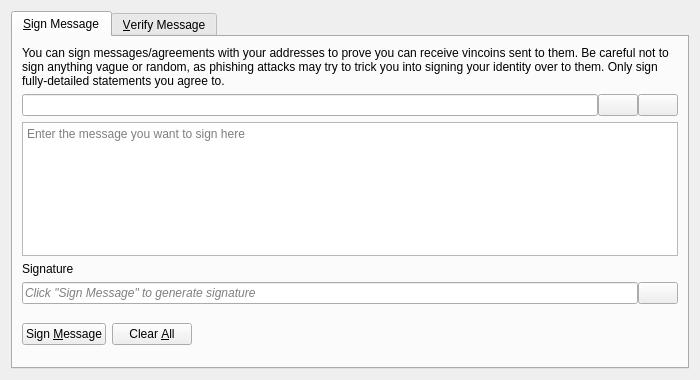
<?xml version="1.0" encoding="UTF-8"?>
<ui version="4.0">
 <class>SignVerifyMessageDialog</class>
 <widget class="QDialog" name="SignVerifyMessageDialog">
  <property name="geometry">
   <rect>
    <x>0</x>
    <y>0</y>
    <width>700</width>
    <height>380</height>
   </rect>
  </property>
  <property name="windowTitle">
   <string>Signatures - Sign / Verify a Message</string>
  </property>
  <property name="modal">
   <bool>true</bool>
  </property>
  <layout class="QVBoxLayout" name="verticalLayout">
   <item>
    <widget class="QTabWidget" name="tabWidget">
     <property name="currentIndex">
      <number>0</number>
     </property>
     <widget class="QWidget" name="tabSignMessage">
      <attribute name="title">
       <string>&amp;Sign Message</string>
      </attribute>
      <layout class="QVBoxLayout" name="verticalLayout_SM">
       <item>
        <widget class="QLabel" name="infoLabel_SM">
         <property name="text">
          <string>You can sign messages/agreements with your addresses to prove you can receive vincoins sent to them. Be careful not to sign anything vague or random, as phishing attacks may try to trick you into signing your identity over to them. Only sign fully-detailed statements you agree to.</string>
         </property>
         <property name="textFormat">
          <enum>Qt::PlainText</enum>
         </property>
         <property name="wordWrap">
          <bool>true</bool>
         </property>
        </widget>
       </item>
       <item>
        <layout class="QHBoxLayout" name="horizontalLayout_1_SM">
         <property name="spacing">
          <number>0</number>
         </property>
         <item>
          <widget class="QValidatedLineEdit" name="addressIn_SM">
           <property name="toolTip">
            <string>The Vincoin address to sign the message with</string>
           </property>
          </widget>
         </item>
         <item>
          <widget class="QPushButton" name="addressBookButton_SM">
           <property name="toolTip">
            <string>Choose previously used address</string>
           </property>
           <property name="text">
            <string/>
           </property>
           <property name="icon">
            <iconset resource="../vincoin.qrc">
             <normaloff>:/icons/address-book</normaloff>:/icons/address-book</iconset>
           </property>
           <property name="shortcut">
            <string>Alt+A</string>
           </property>
           <property name="autoDefault">
            <bool>false</bool>
           </property>
          </widget>
         </item>
         <item>
          <widget class="QPushButton" name="pasteButton_SM">
           <property name="toolTip">
            <string>Paste address from clipboard</string>
           </property>
           <property name="text">
            <string/>
           </property>
           <property name="icon">
            <iconset resource="../vincoin.qrc">
             <normaloff>:/icons/editpaste</normaloff>:/icons/editpaste</iconset>
           </property>
           <property name="shortcut">
            <string>Alt+P</string>
           </property>
           <property name="autoDefault">
            <bool>false</bool>
           </property>
          </widget>
         </item>
        </layout>
       </item>
       <item>
        <widget class="QPlainTextEdit" name="messageIn_SM">
         <property name="toolTip">
          <string>Enter the message you want to sign here</string>
         </property>
         <property name="placeholderText">
          <string>Enter the message you want to sign here</string>
         </property>
        </widget>
       </item>
       <item>
        <widget class="QLabel" name="signatureLabel_SM">
         <property name="text">
          <string>Signature</string>
         </property>
         <property name="textFormat">
          <enum>Qt::PlainText</enum>
         </property>
        </widget>
       </item>
       <item>
        <layout class="QHBoxLayout" name="horizontalLayout_2_SM">
         <property name="spacing">
          <number>0</number>
         </property>
         <item>
          <widget class="QLineEdit" name="signatureOut_SM">
           <property name="placeholderText">
            <string>Click "Sign Message" to generate signature</string>
           </property>
           <property name="font">
            <font>
             <italic>true</italic>
            </font>
           </property>
           <property name="readOnly">
            <bool>true</bool>
           </property>
          </widget>
         </item>
         <item>
          <widget class="QPushButton" name="copySignatureButton_SM">
           <property name="toolTip">
            <string>Copy the current signature to the system clipboard</string>
           </property>
           <property name="text">
            <string/>
           </property>
           <property name="icon">
            <iconset resource="../vincoin.qrc">
             <normaloff>:/icons/editcopy</normaloff>:/icons/editcopy</iconset>
           </property>
           <property name="autoDefault">
            <bool>false</bool>
           </property>
          </widget>
         </item>
        </layout>
       </item>
       <item>
        <layout class="QHBoxLayout" name="horizontalLayout_3_SM">
         <item>
          <widget class="QPushButton" name="signMessageButton_SM">
           <property name="toolTip">
            <string>Sign the message to prove you own this Vincoin address</string>
           </property>
           <property name="text">
            <string>Sign &amp;Message</string>
           </property>
           <property name="icon">
            <iconset resource="../vincoin.qrc">
             <normaloff>:/icons/edit</normaloff>:/icons/edit</iconset>
           </property>
           <property name="autoDefault">
            <bool>false</bool>
           </property>
          </widget>
         </item>
         <item>
          <widget class="QPushButton" name="clearButton_SM">
           <property name="toolTip">
            <string>Reset all sign message fields</string>
           </property>
           <property name="text">
            <string>Clear &amp;All</string>
           </property>
           <property name="icon">
            <iconset resource="../vincoin.qrc">
             <normaloff>:/icons/remove</normaloff>:/icons/remove</iconset>
           </property>
           <property name="autoDefault">
            <bool>false</bool>
           </property>
          </widget>
         </item>
         <item>
          <spacer name="horizontalSpacer_1_SM">
           <property name="orientation">
            <enum>Qt::Horizontal</enum>
           </property>
           <property name="sizeHint" stdset="0">
            <size>
             <width>40</width>
             <height>48</height>
            </size>
           </property>
          </spacer>
         </item>
         <item>
          <widget class="QLabel" name="statusLabel_SM">
           <property name="font">
            <font>
             <weight>75</weight>
             <bold>true</bold>
            </font>
           </property>
           <property name="text">
            <string/>
           </property>
           <property name="wordWrap">
            <bool>true</bool>
           </property>
          </widget>
         </item>
         <item>
          <spacer name="horizontalSpacer_2_SM">
           <property name="orientation">
            <enum>Qt::Horizontal</enum>
           </property>
           <property name="sizeHint" stdset="0">
            <size>
             <width>40</width>
             <height>48</height>
            </size>
           </property>
          </spacer>
         </item>
        </layout>
       </item>
      </layout>
     </widget>
     <widget class="QWidget" name="tabVerifyMessage">
      <attribute name="title">
       <string>&amp;Verify Message</string>
      </attribute>
      <layout class="QVBoxLayout" name="verticalLayout_VM">
       <item>
        <widget class="QLabel" name="infoLabel_VM">
         <property name="text">
          <string>Enter the receiver's address, message (ensure you copy line breaks, spaces, tabs, etc. exactly) and signature below to verify the message. Be careful not to read more into the signature than what is in the signed message itself, to avoid being tricked by a man-in-the-middle attack. Note that this only proves the signing party receives with the address, it cannot prove sendership of any transaction!</string>
         </property>
         <property name="textFormat">
          <enum>Qt::PlainText</enum>
         </property>
         <property name="alignment">
          <set>Qt::AlignLeading|Qt::AlignLeft|Qt::AlignTop</set>
         </property>
         <property name="wordWrap">
          <bool>true</bool>
         </property>
        </widget>
       </item>
       <item>
        <layout class="QHBoxLayout" name="horizontalLayout_1_VM">
         <property name="spacing">
          <number>0</number>
         </property>
         <item>
          <widget class="QValidatedLineEdit" name="addressIn_VM">
           <property name="toolTip">
            <string>The Vincoin address the message was signed with</string>
           </property>
          </widget>
         </item>
         <item>
          <widget class="QPushButton" name="addressBookButton_VM">
           <property name="toolTip">
            <string>Choose previously used address</string>
           </property>
           <property name="text">
            <string/>
           </property>
           <property name="icon">
            <iconset resource="../vincoin.qrc">
             <normaloff>:/icons/address-book</normaloff>:/icons/address-book</iconset>
           </property>
           <property name="shortcut">
            <string>Alt+A</string>
           </property>
           <property name="autoDefault">
            <bool>false</bool>
           </property>
          </widget>
         </item>
        </layout>
       </item>
       <item>
        <widget class="QPlainTextEdit" name="messageIn_VM">
          <property name="toolTip">
            <string>The signed message to verify</string>
          </property>
          <property name="placeholderText">
            <string>The signed message to verify</string>
          </property>
        </widget>
       </item>
       <item>
        <widget class="QValidatedLineEdit" name="signatureIn_VM">
          <property name="toolTip">
            <string>The signature given when the message was signed</string>
          </property>
          <property name="placeholderText">
            <string>The signature given when the message was signed</string>
          </property>
        </widget>
       </item>
       <item>
        <layout class="QHBoxLayout" name="horizontalLayout_2_VM">
         <item>
          <widget class="QPushButton" name="verifyMessageButton_VM">
           <property name="toolTip">
            <string>Verify the message to ensure it was signed with the specified Vincoin address</string>
           </property>
           <property name="text">
            <string>Verify &amp;Message</string>
           </property>
           <property name="icon">
            <iconset resource="../vincoin.qrc">
             <normaloff>:/icons/transaction_0</normaloff>:/icons/transaction_0</iconset>
           </property>
           <property name="autoDefault">
            <bool>false</bool>
           </property>
          </widget>
         </item>
         <item>
          <widget class="QPushButton" name="clearButton_VM">
           <property name="toolTip">
            <string>Reset all verify message fields</string>
           </property>
           <property name="text">
            <string>Clear &amp;All</string>
           </property>
           <property name="icon">
            <iconset resource="../vincoin.qrc">
             <normaloff>:/icons/remove</normaloff>:/icons/remove</iconset>
           </property>
           <property name="autoDefault">
            <bool>false</bool>
           </property>
          </widget>
         </item>
         <item>
          <spacer name="horizontalSpacer_1_VM">
           <property name="orientation">
            <enum>Qt::Horizontal</enum>
           </property>
           <property name="sizeHint" stdset="0">
            <size>
             <width>40</width>
             <height>48</height>
            </size>
           </property>
          </spacer>
         </item>
         <item>
          <widget class="QLabel" name="statusLabel_VM">
           <property name="font">
            <font>
             <weight>75</weight>
             <bold>true</bold>
            </font>
           </property>
           <property name="text">
            <string/>
           </property>
           <property name="wordWrap">
            <bool>true</bool>
           </property>
          </widget>
         </item>
         <item>
          <spacer name="horizontalSpacer_2_VM">
           <property name="orientation">
            <enum>Qt::Horizontal</enum>
           </property>
           <property name="sizeHint" stdset="0">
            <size>
             <width>40</width>
             <height>48</height>
            </size>
           </property>
          </spacer>
         </item>
        </layout>
       </item>
      </layout>
     </widget>
    </widget>
   </item>
  </layout>
 </widget>
 <customwidgets>
  <customwidget>
   <class>QValidatedLineEdit</class>
   <extends>QLineEdit</extends>
   <header>qt/qvalidatedlineedit.h</header>
  </customwidget>
 </customwidgets>
 <resources>
  <include location="../vincoin.qrc"/>
 </resources>
 <connections/>
</ui>
